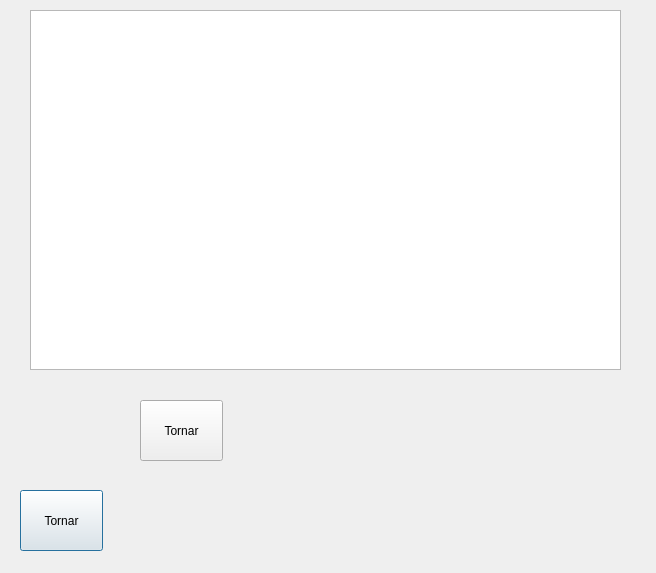
<?xml version="1.0" encoding="UTF-8"?>
<ui version="4.0">
 <class>Llista</class>
 <widget class="QDialog" name="Llista">
  <property name="geometry">
   <rect>
    <x>0</x>
    <y>0</y>
    <width>656</width>
    <height>573</height>
   </rect>
  </property>
  <property name="windowTitle">
   <string>Dialog</string>
  </property>
  <widget class="QPushButton" name="pB_tancar">
   <property name="geometry">
    <rect>
     <x>20</x>
     <y>490</y>
     <width>83</width>
     <height>61</height>
    </rect>
   </property>
   <property name="text">
    <string>Tornar</string>
   </property>
  </widget>
  <widget class="QTableView" name="LLista">
   <property name="geometry">
    <rect>
     <x>30</x>
     <y>10</y>
     <width>591</width>
     <height>360</height>
    </rect>
   </property>
   <property name="minimumSize">
    <size>
     <width>591</width>
     <height>192</height>
    </size>
   </property>
   <property name="maximumSize">
    <size>
     <width>591</width>
     <height>360</height>
    </size>
   </property>
  </widget>
  <widget class="QPushButton" name="pB_modificar">
   <property name="geometry">
    <rect>
     <x>140</x>
     <y>400</y>
     <width>83</width>
     <height>61</height>
    </rect>
   </property>
   <property name="text">
    <string>Tornar</string>
   </property>
  </widget>
 </widget>
 <resources/>
 <connections/>
</ui>
